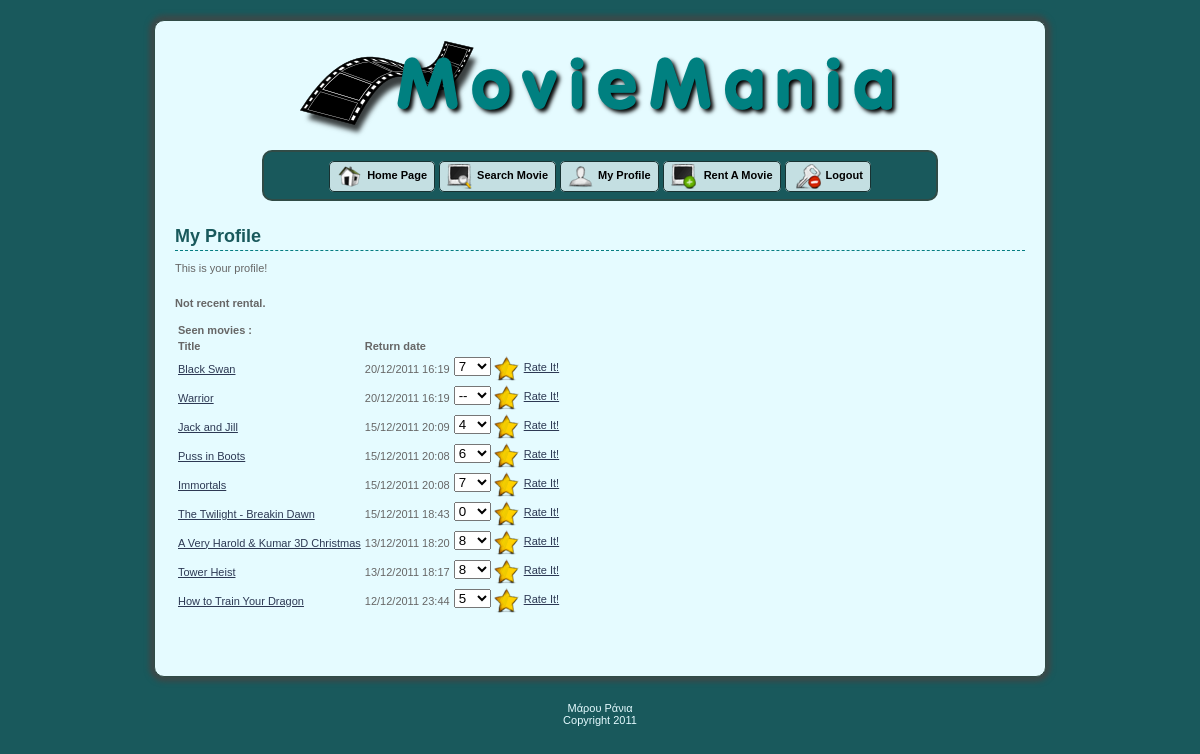
/member-profile.php (signed in), run on the app's committed database.
### tables this page shows
CREATE TABLE IF NOT EXISTS `movies` (
  `id` int(10) unsigned NOT NULL AUTO_INCREMENT,
  `title` varchar(100) NOT NULL,
  `year` year(4) DEFAULT NULL,
  `director` varchar(100) NOT NULL,
  `actors` varchar(200) DEFAULT NULL,
  `trailer` varchar(500) DEFAULT NULL,
  `image` varchar(500) DEFAULT NULL,
  `genres_id` int(10) unsigned DEFAULT NULL,
  `availability` tinyint(1) NOT NULL DEFAULT '1',
  PRIMARY KEY (`id`)
);

### member-profile.php (the view, shortened to what this page needs)
<!DOCTYPE html PUBLIC "-//W3C//DTD XHTML 1.0 Transitional//EN" "http://www.w3.org/TR/xhtml1/DTD/xhtml1-transitional.dtd">
<html xmlns="http://www.w3.org/1999/xhtml">
<head>
<link href="style.css" rel="stylesheet" type="text/css" />
</head>
<body>
<div class="content">
<?php
	require_once('menu.php'); menu();
?>
<h1>My Profile</h1>
	<p>This is your profile!</p>
<?php
	$qry="SELECT movies.* , rents.date FROM movies , rents  WHERE rents.returned='0' AND rents.user_id = '".$_SESSION['MEMBER_ID']."' AND rents.movie_id = movies.id GROUP BY movies.title ORDER BY rents.date DESC";
	$result=mysql_query($qry) or die(mysql_error());
	if(mysql_num_rows($result)>0) {
		echo '<table>
			<tr><td colspan="3"> <b>Movies to return : </b>
			</td>
			</tr>
			<tr>
				<td><b>Title</b></td>
				<td><b>Date</b></td>
				<td></td>
			</tr>';
		while($movie = mysql_fetch_array($result)) {
			echo '<tr>';
			echo '<td><a href="view_movie.php?id='.$movie['id'].'">'.$movie['title'].'</a></td>';
			echo '<td>'.date("d/m/Y H:i", strtotime($movie['date'])).'</td>';
			echo '<td>
			   <form method="post" name="'.$movie['id'].'" id="'.$movie['id'].'" action="return_results.php">
					<a href="#" onclick="document.getElementById('.$movie['id'].').submit();"><img class="menuicons"src="icons/returnmovie.png" />Return It! </a>
					<input name="movie_id" type="hidden" id="movie_id" value="'.$movie['id'].'" />
				</form>
				</td>';
			echo '</tr>';
		}
		echo '</table>';
    }
    else
        echo '<b><br />Not recent rental.</b>';
	$qry="SELECT movies.* , rents.return_date , rates.rate FROM movies , rents LEFT OUTER JOIN rates ON rates.user_id = rents.user_id AND rents.movie_id = rates.movie_id WHERE rents.returned='1' AND rents.user_id='".$_SESSION['MEMBER_ID']."' AND rents.movie_id=movies.id GROUP BY movies.id ORDER BY rents.return_date DESC";
	$result=mysql_query($qry) or die(mysql_error());
	if(mysql_num_rows($result)>0) {
	echo '<br /> <br /><table>
	    <tr><td colspan="2"> <b>Seen movies : </b>
	    </td>
	    </tr>
		<tr>
			<td><b>Title</b></td>
			<td><b>Return date</b></td>
		</tr>';
	while($movie = mysql_fetch_array($result)) {
		echo '<tr>';
		echo '<td><a href="view_movie.php?id='.$movie['id'].'">'.$movie['title'].'</a></td>';
		echo '<td>'.date("d/m/Y H:i", strtotime($movie['return_date'])).'</td>';
		echo '<td>
		   <form method="post" name="'.$movie['id'].'" id="'.$movie['id'].'" action="rate_movie.php">
				<select name="rate" id="rate" >';
				echo '<option';
				   if(isset($movie['rate'])) echo ' selected ';
				         echo ' value="-">--</option>';
                 echo '<option ';
                    if($movie['rate'] == '0') echo ' selected ';
                         echo 'value="0">0</option>';
				echo '<option ';
                    if($movie['rate'] == '4') echo ' selected ';
                         echo 'value="4">4</option>';
                echo '<option ';
                    if($movie['rate'] == '5') echo ' selected ';
                         echo 'value="5">5</option>';
                echo '<option ';
                    if($movie['rate'] == '6') echo ' selected ';
                         echo 'value="6">6</option>';
                echo '<option ';
                    if($movie['rate'] == '7') echo ' selected ';
                         echo 'value="7">7</option>';
				echo '<option ';
                    if($movie['rate'] == '8') echo ' selected ';
                         echo 'value="8">8</option>';
				echo '</select>
				<a href="#" onclick="return checkrate('.$movie['id'].');"><img class="menuicons" src="icons/rate.png" />Rate It! </a>
				<input name="movie_id" type="hidden" id="movie_id" value="'.$movie['id'].'" />
			</form>
			</td>';
		echo '</tr>';
	}
	echo '</table>';
}
 else
        echo '<b><br /> <br /> <br />Not seen movies.</b>';
?>
</div>
<?php include "footer.php"; ?>
</body>
</html>

### style.css (style rules this page uses)
body { font: 11px Verdana, Arial, Helvetica, sans-serif; color: #666666; margin: 0px; padding: 20px 10px 0px; background:#19595C; }
h1 { color: #19595C; margin: 0px 0px 5px; padding: 0px 0px 3px; font: bold 18px Verdana, Arial, Helvetica, sans-serif; border-bottom: 1px dashed #057D82; }
a { color: #2D3954; font-size: 11px; }
img.menuicons { vertical-align:middle; padding-right:5px; }
div.content { position:relative; background:#E5FBFF; margin-left:auto; margin-right:auto; width:850px; padding:20px; padding-bottom:60px; border-radius:10px; -moz-border-radius: 10px; -webkit-border-radius: 10px; -khtml-border-radius: 10px; border:1px solid #304B46; -moz-box-shadow: 0 0 5px 5px #394A4A; -webkit-box-shadow: 0 0 5px 5px #394A4A; box-shadow: 0 0 5px 5px #394A4A; }

### data on the page
movies: title "Black Swan", return_date "20/12/2011 16:19"
movies: title "Warrior", return_date "20/12/2011 16:19"
movies: title "Jack and Jill", return_date "15/12/2011 20:09"
movies: title "Puss in Boots", return_date "15/12/2011 20:08"
movies: title "Immortals", return_date "15/12/2011 20:08"
movies: title "The Twilight - Breakin Dawn", return_date "15/12/2011 18:43"
movies: title "A Very Harold & Kumar 3D Christmas", return_date "13/12/2011 18:20"
movies: title "Tower Heist", return_date "13/12/2011 18:17"
movies: title "How to Train Your Dragon", return_date "12/12/2011 23:44"
